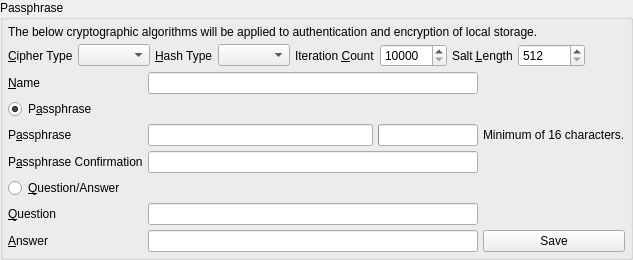
               <widget class="QGroupBox" name="passphraseGroupBox">
                <property name="title">
                 <string>Passphrase</string>
                </property>
                <layout class="QVBoxLayout" name="verticalLayout_16">
                 <property name="spacing">
                  <number>5</number>
                 </property>
                 <property name="leftMargin">
                  <number>5</number>
                 </property>
                 <property name="topMargin">
                  <number>5</number>
                 </property>
                 <property name="rightMargin">
                  <number>5</number>
                 </property>
                 <property name="bottomMargin">
                  <number>5</number>
                 </property>
                 <item>
                  <widget class="QLabel" name="label_76">
                   <property name="text">
                    <string>The below cryptographic algorithms will be applied to authentication and encryption of local storage.</string>
                   </property>
                   <property name="wordWrap">
                    <bool>true</bool>
                   </property>
                  </widget>
                 </item>
                 <item>
                  <layout class="QHBoxLayout" name="horizontalLayout_18">
                   <property name="spacing">
                    <number>5</number>
                   </property>
                   <item>
                    <widget class="QLabel" name="label">
                     <property name="text">
                      <string>&amp;Cipher Type</string>
                     </property>
                     <property name="buddy">
                      <cstring>cipherType</cstring>
                     </property>
                    </widget>
                   </item>
                   <item>
                    <widget class="QComboBox" name="cipherType">
                     <property name="sizeAdjustPolicy">
                      <enum>QComboBox::AdjustToContents</enum>
                     </property>
                    </widget>
                   </item>
                   <item>
                    <widget class="QLabel" name="label_14">
                     <property name="text">
                      <string>&amp;Hash Type</string>
                     </property>
                     <property name="buddy">
                      <cstring>hashType</cstring>
                     </property>
                    </widget>
                   </item>
                   <item>
                    <widget class="QComboBox" name="hashType">
                     <property name="sizeAdjustPolicy">
                      <enum>QComboBox::AdjustToContents</enum>
                     </property>
                    </widget>
                   </item>
                   <item>
                    <widget class="QLabel" name="label_15">
                     <property name="text">
                      <string>Iteration &amp;Count</string>
                     </property>
                     <property name="buddy">
                      <cstring>iterationCount</cstring>
                     </property>
                    </widget>
                   </item>
                   <item>
                    <widget class="QSpinBox" name="iterationCount">
                     <property name="minimum">
                      <number>10000</number>
                     </property>
                     <property name="maximum">
                      <number>999999999</number>
                     </property>
                     <property name="value">
                      <number>10000</number>
                     </property>
                    </widget>
                   </item>
                   <item>
                    <widget class="QLabel" name="label_16">
                     <property name="text">
                      <string>Salt &amp;Length</string>
                     </property>
                     <property name="buddy">
                      <cstring>saltLength</cstring>
                     </property>
                    </widget>
                   </item>
                   <item>
                    <widget class="QSpinBox" name="saltLength">
                     <property name="minimum">
                      <number>512</number>
                     </property>
                     <property name="maximum">
                      <number>999999999</number>
                     </property>
                    </widget>
                   </item>
                   <item>
                    <spacer name="horizontalSpacer_11">
                     <property name="orientation">
                      <enum>Qt::Horizontal</enum>
                     </property>
                     <property name="sizeHint" stdset="0">
                      <size>
                       <width>40</width>
                       <height>20</height>
                      </size>
                     </property>
                    </spacer>
                   </item>
                  </layout>
                 </item>
                 <item>
                  <layout class="QGridLayout" name="gridLayout">
                   <property name="spacing">
                    <number>5</number>
                   </property>
                   <item row="3" column="0">
                    <widget class="QLabel" name="label_55">
                     <property name="text">
                      <string>P&amp;assphrase</string>
                     </property>
                     <property name="buddy">
                      <cstring>passphrase1</cstring>
                     </property>
                    </widget>
                   </item>
                   <item row="5" column="0">
                    <widget class="QLabel" name="label_56">
                     <property name="text">
                      <string>P&amp;assphrase Confirmation</string>
                     </property>
                     <property name="buddy">
                      <cstring>passphrase2</cstring>
                     </property>
                    </widget>
                   </item>
                   <item row="3" column="2">
                    <widget class="QLabel" name="label_58">
                     <property name="text">
                      <string>Minimum of 16 characters.</string>
                     </property>
                    </widget>
                   </item>
                   <item row="5" column="1">
                    <widget class="spoton_lineedit" name="passphrase2">
                     <property name="toolTip">
                      <string>Virtual keyboard via double-click.</string>
                     </property>
                     <property name="echoMode">
                      <enum>QLineEdit::Password</enum>
                     </property>
                    </widget>
                   </item>
                   <item row="1" column="0">
                    <widget class="QLabel" name="label_74">
                     <property name="text">
                      <string>&amp;Name</string>
                     </property>
                     <property name="buddy">
                      <cstring>username</cstring>
                     </property>
                    </widget>
                   </item>
                   <item row="2" column="0">
                    <widget class="QRadioButton" name="passphrase_rb">
                     <property name="text">
                      <string>P&amp;assphrase</string>
                     </property>
                     <property name="checked">
                      <bool>true</bool>
                     </property>
                    </widget>
                   </item>
                   <item row="1" column="1">
                    <widget class="QLineEdit" name="username"/>
                   </item>
                   <item row="6" column="0">
                    <widget class="QRadioButton" name="question_rb">
                     <property name="text">
                      <string>&amp;Question/Answer</string>
                     </property>
                    </widget>
                   </item>
                   <item row="7" column="0">
                    <widget class="QLabel" name="label_97">
                     <property name="text">
                      <string>&amp;Question</string>
                     </property>
                     <property name="buddy">
                      <cstring>question</cstring>
                     </property>
                    </widget>
                   </item>
                   <item row="7" column="1">
                    <widget class="spoton_lineedit" name="question">
                     <property name="toolTip">
                      <string>Virtual keyboard via double-click.</string>
                     </property>
                    </widget>
                   </item>
                   <item row="8" column="0">
                    <widget class="QLabel" name="label_98">
                     <property name="text">
                      <string>&amp;Answer</string>
                     </property>
                     <property name="buddy">
                      <cstring>answer</cstring>
                     </property>
                    </widget>
                   </item>
                   <item row="8" column="1">
                    <widget class="spoton_lineedit" name="answer">
                     <property name="toolTip">
                      <string>Virtual keyboard via double-click.</string>
                     </property>
                    </widget>
                   </item>
                   <item row="8" column="2">
                    <widget class="QPushButton" name="setPassphrase">
                     <property name="text">
                      <string>Save</string>
                     </property>
                    </widget>
                   </item>
                   <item row="3" column="1">
                    <layout class="QHBoxLayout" name="horizontalLayout_3">
                     <property name="spacing">
                      <number>5</number>
                     </property>
                     <item>
                      <widget class="spoton_lineedit" name="passphrase1">
                       <property name="toolTip">
                        <string>Virtual keyboard via double-click.</string>
                       </property>
                       <property name="echoMode">
                        <enum>QLineEdit::Password</enum>
                       </property>
                      </widget>
                     </item>
                     <item>
                      <widget class="QProgressBar" name="passphrase_strength_indicator">
                       <property name="maximumSize">
                        <size>
                         <width>100</width>
                         <height>16777215</height>
                        </size>
                       </property>
                       <property name="value">
                        <number>0</number>
                       </property>
                       <property name="textVisible">
                        <bool>false</bool>
                       </property>
                      </widget>
                     </item>
                    </layout>
                   </item>
                  </layout>
                 </item>
                </layout>
               </widget>
